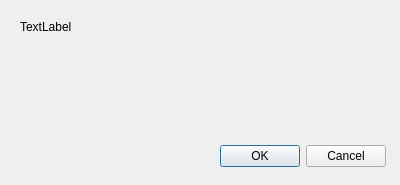
<?xml version="1.0" encoding="UTF-8"?>
<ui version="4.0">
 <class>WizUserServiceExprDialog</class>
 <widget class="QDialog" name="WizUserServiceExprDialog">
  <property name="geometry">
   <rect>
    <x>0</x>
    <y>0</y>
    <width>400</width>
    <height>185</height>
   </rect>
  </property>
  <property name="windowTitle">
   <string>Create Account</string>
  </property>
  <widget class="QDialogButtonBox" name="buttonBox">
   <property name="geometry">
    <rect>
     <x>45</x>
     <y>140</y>
     <width>341</width>
     <height>32</height>
    </rect>
   </property>
   <property name="orientation">
    <enum>Qt::Horizontal</enum>
   </property>
   <property name="standardButtons">
    <set>QDialogButtonBox::Cancel|QDialogButtonBox::Ok</set>
   </property>
  </widget>
  <widget class="QLabel" name="label">
   <property name="geometry">
    <rect>
     <x>20</x>
     <y>20</y>
     <width>361</width>
     <height>101</height>
    </rect>
   </property>
   <property name="text">
    <string>TextLabel</string>
   </property>
   <property name="alignment">
    <set>Qt::AlignLeading|Qt::AlignLeft|Qt::AlignTop</set>
   </property>
  </widget>
 </widget>
 <tabstops>
  <tabstop>buttonBox</tabstop>
 </tabstops>
 <resources/>
 <connections>
  <connection>
   <sender>buttonBox</sender>
   <signal>accepted()</signal>
   <receiver>WizUserServiceExprDialog</receiver>
   <slot>accept()</slot>
   <hints>
    <hint type="sourcelabel">
     <x>248</x>
     <y>254</y>
    </hint>
    <hint type="destinationlabel">
     <x>157</x>
     <y>274</y>
    </hint>
   </hints>
  </connection>
  <connection>
   <sender>buttonBox</sender>
   <signal>rejected()</signal>
   <receiver>WizUserServiceExprDialog</receiver>
   <slot>reject()</slot>
   <hints>
    <hint type="sourcelabel">
     <x>316</x>
     <y>260</y>
    </hint>
    <hint type="destinationlabel">
     <x>286</x>
     <y>274</y>
    </hint>
   </hints>
  </connection>
 </connections>
</ui>
